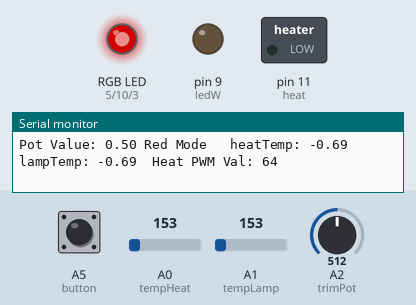
Simulated run of this sketch. Board: Arduino Uno, built with avr-gcc and run on an emulated ATmega328P. On the bench: switched loads named in the sketch (green lamp = pin HIGH), an RGB LED mixed from three pins (HIGH = lit), output pins drawn as LEDs (lit = HIGH), the last lines printed to the serial monitor. Inputs (shaded band) come from the test bench; at power-on: A5 (button) LOW, A2 (trimPot) = 512, A0 (tempHeat) = 153, A1 (tempLamp) = 153. Dim RGB values are drawn brighter than linear.

Above: at 1.2 s.
1.3 s: A5 (button) pulled HIGH for 0.15 s
At 1.7 s:
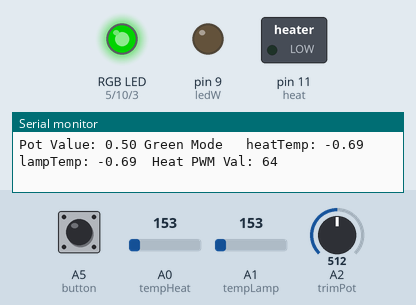
2.9 s: A2 (trimPot) set to 716
At 3.3 s:
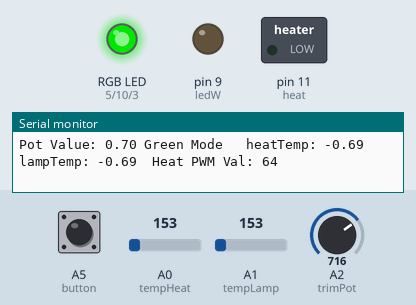
4.4 s: A5 (button) pulled HIGH for 1 s
At 4.8 s:
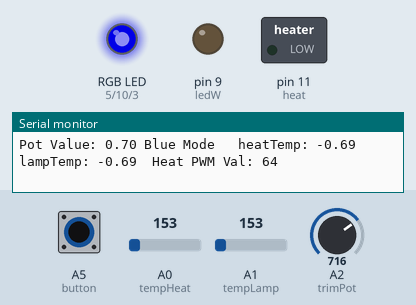
6.9 s: A5 (button) pulled HIGH for 0.15 s
At 7.4 s:
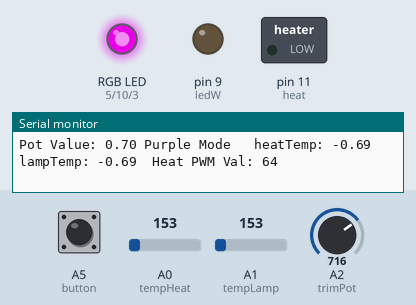
8.5 s: A2 (trimPot) set to 900
At 9.0 s:
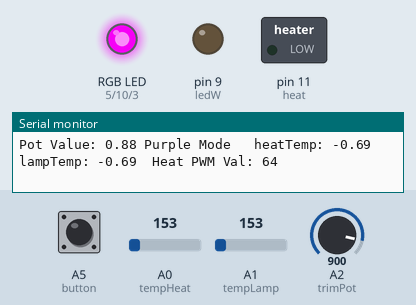
10.0 s: A5 (button) pulled HIGH for 3.2 s
At 11.2 s:
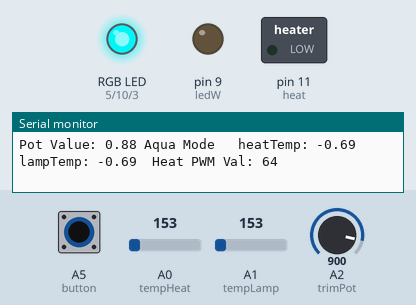
Timing chart, 0 to 13.0 s (numbered marks = the images above; inputs shaded):
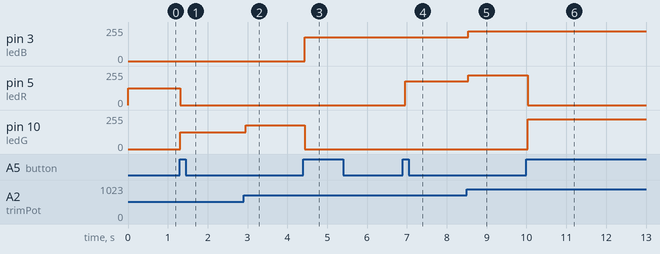

Measured:
- after the input at 1.3 s, pin 5 (ledR): 127/255 → 0/255 at once; pin 10 (ledG): 0/255 → 127/255 at once
- after the input at 2.9 s, pin 10 (ledG): 127/255 → 178/255 after 0.06 s
- after the input at 4.4 s, pin 3 (ledB): 0/255 → 178/255 at once; pin 10 (ledG): 178/255 → 0/255 at once
- after the input at 6.9 s, pin 5 (ledR): 0/255 → 178/255 after 0.06 s
- after the input at 8.5 s, pin 3 (ledB), pin 5 (ledR): 178/255 → 224/255 at once
- after the input at 10.0 s, pin 5 (ledR): 224/255 → 0/255 at once; pin 10 (ledG): 0/255 → 224/255 at once

The sketch:

lavaLampPropControl.ino
```cpp
//Debug (uncomment the line below to enable serial monitor debugging
#define DEBUG 1

////////////////////////////////////////////////////////////////////////////
//                                                                        //
//                             Global Variables                           //
//                                                                        //
////////////////////////////////////////////////////////////////////////////
//Pin Values
const int trimPot = A2;//PC5 (A5 pin19) is the trimpot input
const int button = A5;  //PD2 (pin2) is button input
const int heat = 11;   //PB2 (pin10) is the heat PWM output
const int ledG = 10;    //PD3 (pin3) is LED1 (assume is G) TODO: Check these assumptions
const int ledB = 3;    //PD5 (pin5) is LED2 (assume is B)
const int ledR = 5;    //PD6 (pin11) is LED3 (assume is R)
const int ledW = 9;    //PB1 (pin9) is LED4 (assume is W)
const int tempHeat=A0; //PC0 (pin23) is Heat Source Temp Sensor
const int tempLamp=A1; //PC1 (pin24) is Lava Lamp Temp Sensor

//Controller Parameters TODO Set These!!
float desiredTemp = 50;   //Desired Lava Lamp Tempin degrees Celsius
float maxHeatTemp = 70;   //Highest Allowable Heat Source Temp
float K = 10;              //Proportional gain constant
float maxInHeat = 100;    //100 W

//Other Global Variables
double potVal = 0;
int buttonVal = 0;
int oldButtonVal = 0;
int lastSwitch = 0; //remember how many cycles ago we last switched our mode
int switchDelay = 5; //threshold to achieve before we can switch our mode again
int mode = 0;     //modes 0 thru 4
int redVal = 0;
int greenVal = 0;
int blueVal = 0;
int whiteVal = 0;
int heatVal = 0;
float heatTempAvg = 25.0;  //heat source temp in Celsius. This is actually the average of the last 8 temps using arrays below
float lampTempAvg = 25.0;  //lava lamp temp in Celsius. This is actually the average of the last 8 temps using arrays below
float heatTemp[8] = {25.0,25.0,25.0,25.0,25.0,25.0,25.0,25.0};  //arrays for last 8 temps to average
float lampTemp[8] = {25.0,25.0,25.0,25.0,25.0,25.0,25.0,25.0};
int heatIndex = 0;                                              //indices for the arrays for easy access
int lampIndex = 0;

////////////////////////////////////////////////////////////////////////////
//                                                                        //
//                             Initialize MCU                             //
//                                                                        //
////////////////////////////////////////////////////////////////////////////
void setup()
{
  #ifdef DEBUG
  Serial.begin(9600);
  #endif

  //TODO Remove this! Only for testing
  //analogReference(EXTERNAL);

  pinMode(heat, OUTPUT);  //heat pwm output
  pinMode(ledG, OUTPUT);  //led pwm outputs
  pinMode(ledB, OUTPUT);
  pinMode(ledR, OUTPUT);
  pinMode(ledW, OUTPUT);
  pinMode(button, INPUT); //button input
}

////////////////////////////////////////////////////////////////////////////
//                                                                        //
//                             Main Loop                                  //
//                                                                        //
////////////////////////////////////////////////////////////////////////////
void loop()
{
  //Light
  userInput();  //Read User Input (Button, Dimmer)
  calcLEDs();   //Calculate LED PWM Signals
  setLEDs();    //set LED PWM Signals;

  //Heat
  tempInput();  //Read Temperature Sensors
  calcHeat();   //Calculate Heat PWM Signals
  //setHeat();    //Set Heat PWM Signals

  delay(10);
}

////////////////////////////////////////////////////////////////////////////
//                                                                        //
//                              Functions                                 //
//                                                                        //
////////////////////////////////////////////////////////////////////////////


////////////////////////////////////////////////////////////////////////////
//                                                                        //
//                   Read User Input (Button, Dimmer)                     //
//                                                                        //
////////////////////////////////////////////////////////////////////////////
void userInput()
{
  //read the dimmer value
  potVal = analogRead(trimPot) / 1024.0;

  #ifdef DEBUG
  Serial.print("Pot Value: ");
  Serial.print(potVal);
  /*
  Serial.print("   mode: ");
  Serial.print(mode);
  Serial.print("   red: ");
  Serial.print(redVal);
  Serial.print("   blue: ");
  Serial.print(blueVal);
  Serial.print("   green: ");
  Serial.print(greenVal);
  Serial.print("   white: ");
  Serial.print(whiteVal);
  Serial.print("\n");
  */
  #endif

  //read the button value
  oldButtonVal = buttonVal;
  buttonVal = digitalRead(button);
  if(lastSwitch > switchDelay)    //allow ourselves to switch
  {
     if(buttonVal && !oldButtonVal)  //sense rising edge
     {
       mode = ++mode % 5;            //toggle to the next mode
       lastSwitch = 0;
     }
  }
  else                            //don't switch yet, wait
  {
    lastSwitch++;
  }
}

////////////////////////////////////////////////////////////////////////////
//                                                                        //
//                    Calculate LED PWM Signals                           //
//                                                                        //
////////////////////////////////////////////////////////////////////////////
void calcLEDs()
{
  //obtain the color first
  switch(mode) {
      case 0:  //red
         #ifdef DEBUG
         Serial.print(" Red Mode  ");
         #endif
         redVal = 255;
         greenVal = 0;
         blueVal = 0;
         whiteVal = 0;
         break;
      case 1:  //green
         #ifdef DEBUG
         Serial.print(" Green Mode  ");
         #endif
         redVal = 0;
         greenVal = 255;
         blueVal = 0;
         whiteVal = 0;
         break;
      case 2: //blue
         #ifdef DEBUG
         Serial.print(" Blue Mode  ");
         #endif
         redVal = 0;
         greenVal = 0;
         blueVal = 255;
         whiteVal = 0;
         break;
      case 3: //purple
         #ifdef DEBUG
         Serial.print(" Purple Mode  ");
         #endif
         redVal = 255;
         greenVal = 0;
         blueVal = 255;
         whiteVal = 0;
         break;
      case 4: //aqua
         #ifdef DEBUG
         Serial.print(" Aqua Mode  ");
         #endif
         redVal = 0;
         greenVal = 255;
         blueVal = 255;
         whiteVal = 0;
         break;
      default:
         #ifdef DEBUG
         Serial.print(" Default Mode  ");
         #endif
         redVal = 0;
         greenVal = 0;
         blueVal = 0;
         whiteVal = 0;
   }
   //next adjust the values to be the correct overall intensity
   //TODO: May have to incorporate magnitude into it to correct for certain colors
      //having too much light from having more channels, etc.
   //float magnitude = sqrt(sq(redVal)+sq(greenVal)+sq(blueVal)+sq(whiteVal));

   redVal = redVal*potVal;
   greenVal = greenVal*potVal;
   blueVal = blueVal*potVal;
   whiteVal = whiteVal*potVal;
}

////////////////////////////////////////////////////////////////////////////
//                                                                        //
//                        Set LED PWM Signals                             //
//                                                                        //
////////////////////////////////////////////////////////////////////////////
void setLEDs()
{
  analogWrite(ledR,redVal);
  analogWrite(ledG,greenVal);
  analogWrite(ledB,blueVal);
  analogWrite(ledW,whiteVal);
}

////////////////////////////////////////////////////////////////////////////
//                                                                        //
//                        Read Temperature Sensors                        //
//                                                                        //
////////////////////////////////////////////////////////////////////////////
void tempInput()
{
  //read the Heat Source Temperature Sensor
  //int tempRead = analogRead(tempHeat);

  //FIX PROBLEMS HERE!!!
  float voltageH = analogRead(tempHeat) / 1024.0 * 3.3;
  heatTemp[heatIndex] = (voltageH - 0.5)*100.0;
  heatIndex = (heatIndex + 1) % 8;
  heatTempAvg = avgHeatTemps();

  //read the Lava Lamp Temperature Sensor
  float voltageL = analogRead(tempLamp) / 1024.0 * 3.3;
  lampTemp[lampIndex] = (voltageL - 0.5)*100.0;
  lampIndex = (lampIndex + 1) % 8;
  lampTempAvg = avgLampTemps();

  #ifdef DEBUG
  Serial.print(" heatTemp: ");
  Serial.print(heatTempAvg);
  Serial.print(" lampTemp: ");
  Serial.print(lampTempAvg);
  Serial.print("  ");
  //Serial.print(" heat Voltage: ");
  //Serial.print(voltageH);
  //Serial.print(" lamp Voltage: ");
  //Serial.print(voltageL);
  //Serial.print("\n");
  #endif
}

//helper function to calculate avg heat temp
float avgHeatTemps()
{
  float output = 0;
  for(int i=0; i<8; i++)
  {
    output = output + heatTemp[i];
  }
  output = output / 8.0;
  return output;
}

//helper function to calculate avg lamp temp
float avgLampTemps()
{
  float output = 0;
  for(int i=0; i<8; i++)
  {
    output = output + lampTemp[i];
  }
  output = output / 8.0;
  return output;
}
////////////////////////////////////////////////////////////////////////////
//                                                                        //
//                      Calculate Heat PWM Signals                        //
//                                                                        //
////////////////////////////////////////////////////////////////////////////
void calcHeat()
{
  //check safety condition on heat source
  if(heatTempAvg > maxHeatTemp)
  {
    heatVal = 0;
    #ifdef DEBUG
    Serial.print("Heat PWM Val: ");
    Serial.print("0 (for safety condition!)");
    Serial.print("\n");
    #endif
    return;
  }
  if(desiredTemp < lampTempAvg)
  {
    heatVal = 0;
    #ifdef DEBUG
    Serial.print("Heat PWM Val: ");
    Serial.print("0 (above desired temp!)");
    Serial.print("\n");
    #endif
    return;
  }

  //Simple Proportional Controller
  float error = desiredTemp - lampTempAvg;
  heatVal = min(error * K / maxInHeat * 64,64);   //TODO currently limited to 1/4 power. Set to full later
  //heatVal = min(error * K,255);

  #ifdef DEBUG
  Serial.print("Heat PWM Val: ");
  Serial.print(heatVal);
  Serial.print("\n");
  #endif
}

////////////////////////////////////////////////////////////////////////////
//                                                                        //
//                        Set Heat PWM Signals                            //
//                                                                        //
////////////////////////////////////////////////////////////////////////////
void setHeat()
{
  analogWrite(heat,heatVal);
}
```
